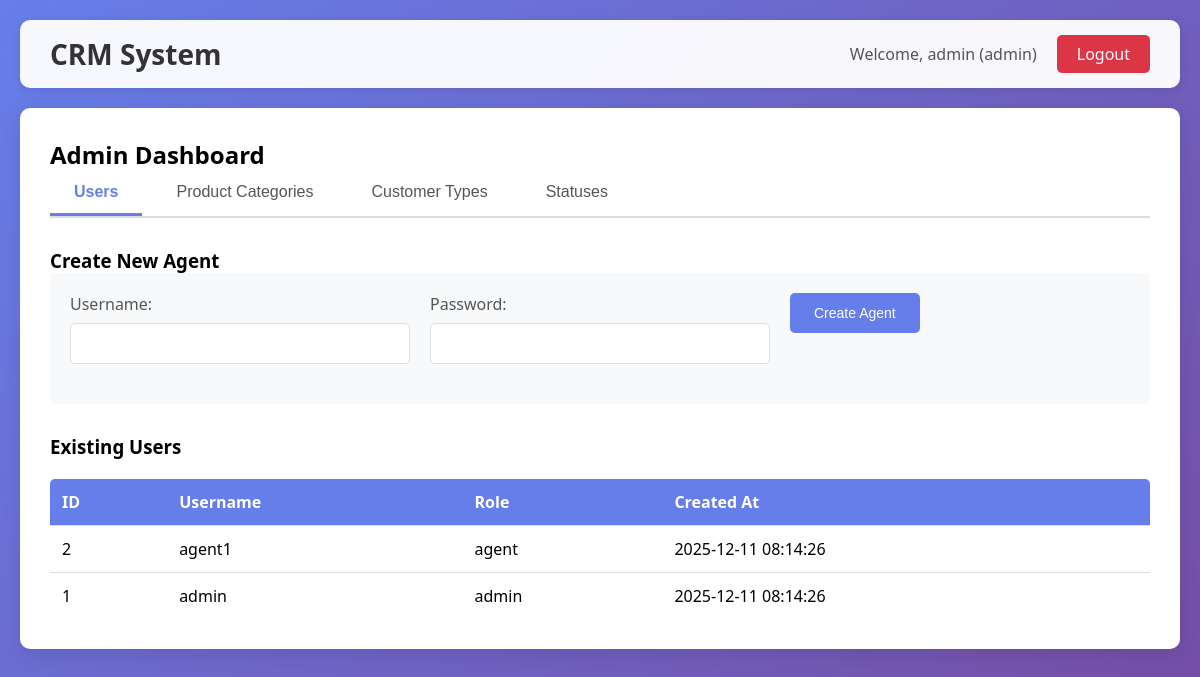
The page /index.php?page=admin (signed in) on the database as committed earlier.
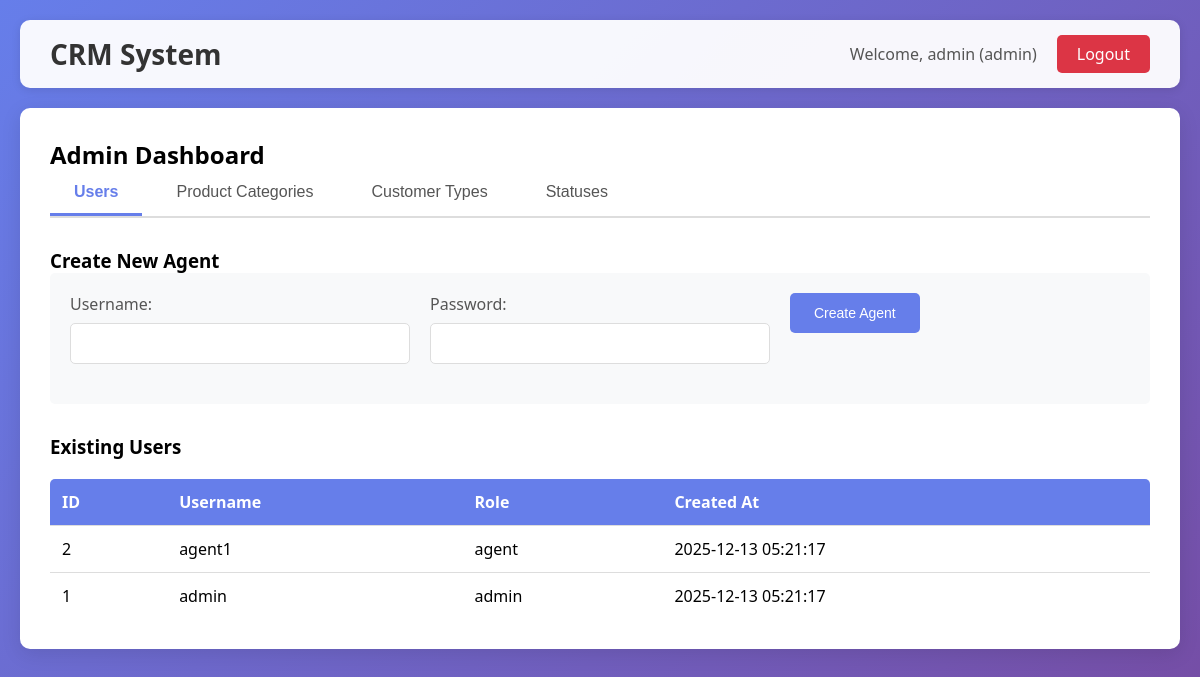
The same page on the database as committed later.
### tables this page shows
CREATE TABLE users (
        id INTEGER PRIMARY KEY AUTOINCREMENT,
        username TEXT UNIQUE NOT NULL,
        password TEXT NOT NULL,
        role TEXT NOT NULL DEFAULT 'agent',
        created_at DATETIME DEFAULT CURRENT_TIMESTAMP
    );

### modules/auth.php (called while the page is built, shortened)
<?php
function checkLogin() {
    return true;
}
?>

### modules/admin.php (called while the page is built, shortened)
<?php
function getAllUsers($pdo) {
    $stmt = $pdo->query("SELECT id, username, role, created_at FROM users ORDER BY id DESC");
    return $stmt->fetchAll();
}
?>

### pages/admin.php (the view, shortened to what this page needs)
<?php
require_once __DIR__ . '/../modules/admin.php';
$users = getAllUsers($pdo);
?>
<div class="admin-dashboard">
    <h2>Admin Dashboard</h2>
    <div class="admin-tabs">
        <button class="tab-btn active" onclick="switchTab('users')">Users</button>
        <button class="tab-btn" onclick="switchTab('product-categories')">Product Categories</button>
        <button class="tab-btn" onclick="switchTab('customer-types')">Customer Types</button>
        <button class="tab-btn" onclick="switchTab('statuses')">Statuses</button>
    </div>
    <div id="users-tab" class="tab-content active">
        <h3>Create New Agent</h3>
        <form id="createAgentForm" class="admin-form">
            <div class="form-row">
                <div class="form-group">
                    <label for="agent_username">Username:</label>
                    <input type="text" id="agent_username" name="username" required>
                </div>
                <div class="form-group">
                    <label for="agent_password">Password:</label>
                    <input type="password" id="agent_password" name="password" required>
                </div>
                <div class="form-group">
                    <button type="submit" class="btn-primary">Create Agent</button>
                </div>
            </div>
        </form>
        <h3>Existing Users</h3>
        <div class="table-container">
            <table class="data-table">
                <thead>
                    <tr>
                        <th>ID</th>
                        <th>Username</th>
                        <th>Role</th>
                        <th>Created At</th>
                    </tr>
                </thead>
                <tbody id="usersTableBody">
                    <?php foreach ($users as $user): ?>
                        <tr>
                            <td><?php echo $user['id']; ?></td>
                            <td><?php echo htmlspecialchars($user['username']); ?></td>
                            <td><?php echo htmlspecialchars($user['role']); ?></td>
                            <td><?php echo htmlspecialchars($user['created_at']); ?></td>
                        </tr>
                    <?php endforeach; ?>
                </tbody>
            </table>
        </div>
    </div>
</div>

### index.php (shortened to what this page needs)
<?php
require_once __DIR__ . '/config/db.php';
require_once __DIR__ . '/modules/auth.php';
$logged_in = checkLogin();
$current_page = $_GET['page'] ?? 'login';
?>
<!DOCTYPE html>
<html lang="en">
<head>
    <link rel="stylesheet" href="css/style.css?v=<?php echo filemtime(__DIR__ . '/css/style.css'); ?>">
</head>
<body>
    <?php if ($logged_in): ?>
        <div class="header">
            <div class="header-content">
                <h1>CRM System</h1>
                <div class="user-info">
                    <span>Welcome, <?php echo htmlspecialchars($_SESSION['username']); ?> (<?php echo $_SESSION['role']; ?>)</span>
                    <a href="?logout=1" class="btn-logout">Logout</a>
                </div>
            </div>
        </div>
    <?php endif; ?>
    <div class="container">
        <?php if (!$logged_in): ?>
            <?php include 'pages/login.php'; ?>
        <?php elseif ($current_page === 'agent'): ?>
            <?php include 'pages/agent.php'; ?>
        <?php elseif ($current_page === 'admin'): ?>
            <?php include 'pages/admin.php'; ?>
        <?php endif; ?>
    </div>
</body>
</html>

### css/style.css (style rules this page uses)
* { margin: 0; padding: 0; box-sizing: border-box; }
body { font-family: 'Segoe UI', Tahoma, Geneva, Verdana, sans-serif; background: linear-gradient(135deg, #667eea 0%, #764ba2 100%); min-height: 100vh; padding: 20px; }
.container { max-width: 1400px; margin: 0 auto; }
.header { background: rgba(255, 255, 255, 0.95); box-shadow: 0 2px 10px rgba(0, 0, 0, 0.1); margin-bottom: 20px; border-radius: 10px; padding: 15px 30px; }
.header-content { display: flex; justify-content: space-between; align-items: center; }
.header h1 { color: #333; font-size: 28px; }
.user-info { display: flex; align-items: center; gap: 20px; }
.user-info span { color: #555; font-weight: 500; }
.btn-logout { background: #dc3545; color: white; padding: 8px 20px; border-radius: 5px; text-decoration: none; transition: background 0.3s; }
.form-group { margin-bottom: 20px; }
.form-group label { display: block; margin-bottom: 8px; color: #555; font-weight: 500; }
.form-group input[type="text"], .form-group input[type="date"], .form-group input[type="time"], .form-group input[type="password"], .form-group textarea, .form-group select { width: 100%; padding: 10px; border: 1px solid #ddd; border-radius: 5px; font-size: 14px; font-family: inherit; }
.form-row { display: grid; grid-template-columns: repeat(auto-fit, minmax(250px, 1fr)); gap: 20px; }
.btn-primary, .btn-secondary, .btn-delete { padding: 12px 24px; border: none; border-radius: 5px; font-size: 14px; cursor: pointer; transition: all 0.3s; font-weight: 500; }
.btn-primary { background: #667eea; color: white; }
.admin-dashboard { background: white; padding: 30px; border-radius: 10px; box-shadow: 0 5px 20px rgba(0, 0, 0, 0.1); }
.admin-tabs { display: flex; gap: 10px; margin-bottom: 30px; border-bottom: 2px solid #ddd; }
.tab-btn { padding: 12px 24px; background: transparent; border: none; border-bottom: 3px solid transparent; cursor: pointer; font-size: 16px; color: #555; transition: all 0.3s; }
.tab-btn.active { color: #667eea; border-bottom-color: #667eea; font-weight: 600; }
.tab-content { display: none; }
.tab-content.active { display: block; }
.admin-form { background: #f8f9fa; padding: 20px; border-radius: 5px; margin-bottom: 30px; }
.table-container { overflow-x: auto; margin-top: 20px; }
.data-table { width: 100%; border-collapse: collapse; background: white; border-radius: 5px; overflow: hidden; }
.data-table thead { background: #667eea; color: white; }
.data-table th, .data-table td { padding: 12px; text-align: left; border-bottom: 1px solid #ddd; }
.data-table tbody tr:last-child td { border-bottom: none; }

Rows that differ between the two databases and show on the page:
changed users "agent1": created_at "2025-12-11 08:14:26" → "2025-12-13 05:21:17"
changed users "admin": created_at "2025-12-11 08:14:26" → "2025-12-13 05:21:17"
